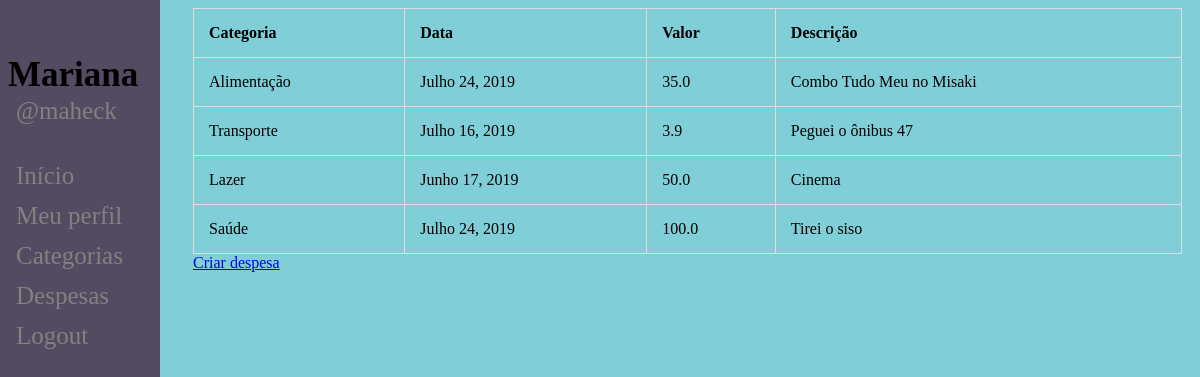
Page /expenses (signed in) on the committed database.
### poupapig/models.py (models this page shows, shortened)
class Expense(models.Model):
	category = models.ForeignKey('Category', on_delete=models.CASCADE, blank=True, null=True, default=None)
	date = models.DateField(blank=True, null=True)
	amount = models.FloatField(null=True, blank=True, default=None)
	description = models.TextField()

class Category(models.Model):
	user = models.ForeignKey('auth.User', default="", on_delete=models.CASCADE)
	name = models.CharField(max_length=200)

### poupapig/views.py (the view)
# urls.py: path('expenses', views.expense_list, name='expense_list'),
def expense_list(request):
	expenses = Expense.objects.all()
	return render(request, 'expense_list.html', {'expenses': expenses})

### poupapig/templates/expense_list.html (shortened to what this page needs)
{% extends 'registration/base_profile.html' %}
{% load staticfiles %}
    {% block content %}
        <table>
            <tr>
                <th>Categoria</th>
                <th>Data</th>
                <th>Valor</th>
                <th>Descrição</th>
            </tr>
            {% for expense in expenses %}
                {% if expense.category.user == user %}
                    <tr>
                        <td>{{expense.category.name}}</td>
                        <td>{{expense.date}}</td>
                        <td>{{expense.amount}}</td>
                        <td>{{expense.description}}</td>
                    </tr>
                {% endif %}
            {% endfor %}
        </table>
        <a href="{% url 'new_expense' %}">Criar despesa</a>
    {% endblock %}

### poupapig/templates/registration/base_profile.html (shortened to what this page needs)
{% load staticfiles %}
<!doctype html>
<html>
    <head>
        <link href="{% static 'css/style_profile.css' %}" rel="stylesheet">
    </head>
    <body>
        <div class="sidenav">
            <h2> {{user.first_name}} </h2>
            <p> @{{user.username}} </p>
            <a href="{% url 'index_profile' %}">Início</a>
            <a href="{% url 'user_infos' %}">Meu perfil</a>
            <a href="{% url 'show_categories' %}">Categorias</a>
            <a href="{% url 'expense_list' %}">Despesas</a>
            <a href="{% url 'logout' %}">Logout</a>
        </div>
        <div class="main">
            {% block content %}
            {% endblock %}
        </div>
    </body>
</html>

### poupapig/static/css/style_profile.css (style rules this page uses)
body { background-color: #80CED7; padding-left: 15px; }
table, td, th { border: 1px solid #ddd; text-align: left; }
table { border-collapse: collapse; width: 100%; }
th, td { padding: 15px; }
.sidenav { height: 100%; width: 160px; position: fixed; z-index: 1; top: 0; left: 0; background-color: #534B62; overflow-x: hidden; padding-top: 20px; }
.sidenav h2 { padding: 6px 8px 0px 8px; margin-bottom: 0px; text-decoration: none; font-size: 35px; color: black; display: block; }
.sidenav p { margin-top:2px; padding: 0px 8px 6px 16px; text-decoration: none; font-size: 25px; color: #818181; display: block; }
.sidenav a { padding: 6px 8px 6px 16px; text-decoration: none; font-size: 25px; color: #818181; display: block; }
.main { margin-left: 160px; padding: 0px 10px; }

### rows in the picture
Expense: category.name "Alimentação", date "Julho 24, 2019", amount "35.0", description "Combo Tudo Meu no Misaki"
Expense: category.name "Transporte", date "Julho 16, 2019", amount "3.9", description "Peguei o ônibus 47"
Expense: category.name "Lazer", date "Junho 17, 2019", amount "50.0", description "Cinema"
Expense: category.name "Saúde", date "Julho 24, 2019", amount "100.0", description "Tirei o siso"

### other values in the picture
{{ user.first_name }} "Mariana"
{{ user.username }} "maheck"
